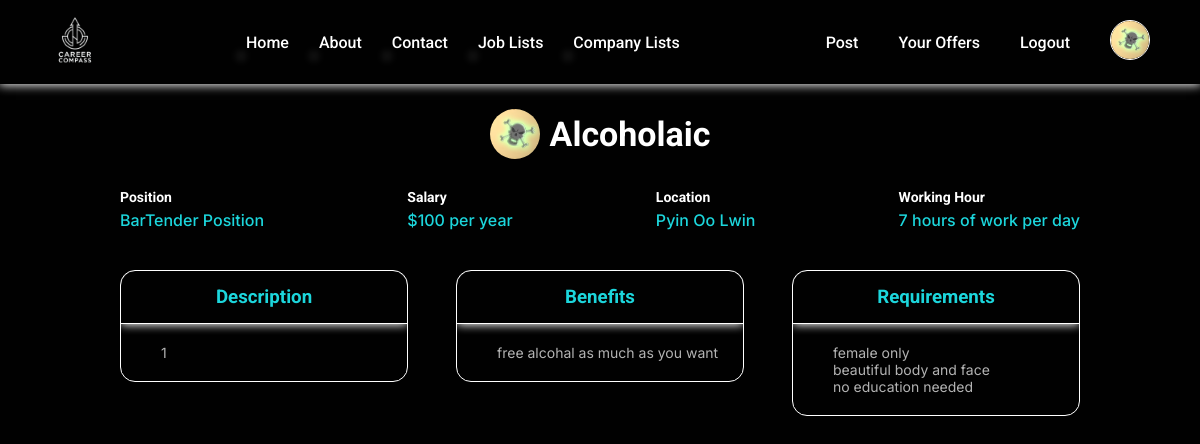
Page /jobDetails/1 (signed in) on the committed database.
### registration/models.py (models this page shows)
class User(AbstractUser):
    pass

class Company(models.Model):
    user = models.OneToOneField(User, on_delete=models.CASCADE, related_name="company")
    image = models.ImageField(upload_to='images/')
    location = models.TextField()
    description = models.TextField()

### jobs/models.py (models this page shows)
class Job(models.Model):
    owner = models.ForeignKey(Company, on_delete=models.CASCADE, related_name="jobs")
    position = models.CharField(max_length=64)
    salary = models.IntegerField()
    location = models.TextField()
    workingTime = models.IntegerField()
    field = models.CharField(max_length=64)
    description = models.TextField()
    requirement = models.TextField()
    benefit = models.TextField()
    type = models.CharField(max_length=4, default="open")
    year = models.IntegerField()
    month = models.IntegerField()
    day = models.IntegerField()
    hour = models.IntegerField()
    minute = models.IntegerField()
    second = models.IntegerField()

### jobs/views.py (the view, shortened to what this page needs)
# urls.py: path("jobDetails/<int:id>", views.jobDetails, name="jobDetails"),
def jobDetails(request, id):
    job = Job.objects.get(pk=id)
    if not job:
        return HttpResponseRedirect(reverse("index"))
    if hasattr(request.user, "company"):
        type = "company"
    else:
        type = "guest"
    return render(request, "job.html", {
        "type" : type,
        "job" : job
    })

### templates/job.html (shortened to what this page needs)
{% extends "layout.html" %}
{% load static %}
{% block css %}
    <link rel="stylesheet" href="{% static 'css/job.css' %}">
{% endblock %}
{% block main %}
    <div class="container">
        <div class="job-details">
            <div class="company">
                <img src="{{job.owner.image.url}}" alt="{{job.owner.user.username}}">
                <h2 class="name">{{job.owner.user.username}}</h2>
            </div>
            <div class="details">
                <div>
                    <h4>Position</h4>
                    <span>{{job.position}} Position</span>
                </div>
                <div>
                    <h4>Salary</h4>
                    <span>${{job.salary}} per year</span>
                </div>
                <div>
                    <h4>Location</h4>
                    <span>{{job.location}}</span>
                </div>
                <div>
                    <h4>Working Hour</h4>
                    <span>{{job.workingTime}} hours of work per day</span>
                </div>
            </div>
        </div>
    </div>
    <div class="job-infos">
        <div class="description info">
            <h3>Description</h3>
            <pre>{{job.description}}</pre>
        </div>
        <div class="benefit info">
            <h3>Benefits</h3>
            <pre>{{job.benefit}}</pre>
        </div>
        <div class="requirement info">
            <h3>Requirements</h3>
            <pre>{{job.requirement}}</pre>
        </div>
    </div>
{% endblock %}

### templates/layout.html (shortened to what this page needs)
{% load static %}
<!DOCTYPE html>
<html lang="en">
<head>
    <link rel="stylesheet" href="{% static 'css/layout.css' %}">
    {% block css %}
    {% endblock %}
</head>
<body>
    <header class="header">
        <nav class="navigation-bar">
            <ul>
                <li>
                    <a href="{% url 'index' %}">
                        <img class="logo" src="{% static 'images/logo.png' %}" alt="CareerCompass">
                    </a>
                </li>
            </ul>
            <ul>
                <li><a href="#">Home</a></li>
                <li><a href="#">About</a></li>
                <li><a href="#">Contact</a></li>
                <li><a href="#">Job Lists</a></li>
                <li><a href="#">Company Lists</a></li>
            </ul>
            <ul>
                {% if type == "employee" %}
                    <li><a href="{% url 'logout' %}">Logout</a></li>
                    <li><a href="#">
                        <img src="{{user.employee.image.url}}" alt="{{user.username}}" class="profile">
                    </a></li>
                {% elif type == "company" %}
                    <li><a href="{% url 'post' %}">Post</a></li>
                    <li><a href="{% url 'offer' %}">Your Offers</a></li>
                    <li><a href="{% url 'logout' %}">Logout</a></li>
                    <li><a href="#">
                        <img src="{{user.company.image.url}}" alt="{{user.username}}" class="profile">
                    </a></li>
                {% else %}
                    <li><a href="{% url 'register_view' %}" class="register">Register</a></li>
                    <li><a href="{% url 'login' %}" class="signin">Sign In</a></li>
                {% endif %}
            </ul>
        </nav>
    </header>
    {% block main %}
    {% endblock %}
</body>
</html>

### static/css/layout.css (style rules this page uses)
* { margin: 0; padding: 0; box-sizing: border-box; }
:root { --backColor : #010101; --textColor : #FFFFFF; --styleColor : #1CD6DC; --headingFont : "Roboto", sans-serif; --textFont : "Inter", sans-serif; --largestSize : 40px; --largeSize : 34px; --mediumSize : 20px; --textSize : 16px; --smallSize : 14px; }
body { min-height: 100vh; background-color: var(--backColor); overflow-x: hidden; }
.profile { width: 40px; height: 40px; border-radius: 50%; object-fit: cover; object-position: center; border: 1px solid var(--textColor); }
.header { background-color: var(--backColor); font-family: var(--headingFont); font-weight: 500; font-size: var(--textSize); box-shadow: 0px 0px 10px 1px var(--textColor); position: sticky; top: 0; z-index: 3; }
.navigation-bar, .navigation-bar ul { display: flex; justify-content: space-between; align-items: center; }
.navigation-bar ul { list-style-type: none; }
.navigation-bar ul li { padding: 0px 5px; }
.header .navigation-bar ul li a { text-decoration: none; color: var(--textColor); }
.logo { width: 80px; margin-left: 30px; }
.navigation-bar ul:nth-child(2) li { margin: 0px 10px; position: relative; }
.navigation-bar ul:nth-child(2) li::after { content: ''; position: absolute; width: 0px; height: 2px; background-color: var(--textColor); left: 0; bottom: -5px; transition: all 0.3s linear; box-shadow: 0px 0px 10px 1px var(--textColor); }
.navigation-bar ul:nth-child(3) { margin-right: 30px; }
.navigation-bar ul:nth-child(3) li { margin: 0px 5px; }
.navigation-bar ul:nth-child(3) li a { padding: 5px 10px; display: block; transition: all 0.3s linear; }

### static/css/job.css (style rules this page uses)
* { margin: 0; padding: 0; box-sizing: border-box; }
:root { --backColor : #010101; --textColor : #FFFFFF; --styleColor : #1CD6DC; --headingFont : "Roboto", sans-serif; --textFont : "Inter", sans-serif; --largestSize : 40px; --largeSize : 34px; --mediumSize : 20px; --textSize : 16px; --smallSize : 14px; }
.container { width: 80%; margin: 10px auto; }
.container .job-details { display: flex; flex-direction: column; }
.container .job-details .details { display: flex; justify-content: space-between; gap: 10px; margin: 10px 0px; }
.company { display: flex; align-items: center; gap: 10px; margin: auto; }
.company img { width: 50px; height: 50px; object-fit: cover; border-radius: 50%; }
.container .job-details .details span { color: var(--styleColor); font-family: var(--textFont); font-size: var(--textSize); font-weight: 500; margin: 5px 0px; }
.name { font-family: var(--headingFont); color: var(--textColor); font-size: var(--largeSize); margin: 20px 0px; }
.job-infos { width: 80%; margin: 30px auto; display: flex; justify-content: space-between; align-items: flex-start; }
.job-infos > div.info { width: 30%; border: 1px solid var(--textColor); border-radius: 15px; max-height: 0px; overflow: hidden; transition: all 2s linear; }
.job-infos > div > h3 { padding: 15px 0px; text-align: center; border-bottom: 1px solid var(--textColor); box-shadow: 0px 1px 10px 0px var(--textColor); border-radius: 15px 15px 0px 0px; font-family: var(--headingFont); color: var(--styleColor); }
.job-infos > div > pre { padding: 20px 40px; font-family: var(--textFont); font-size: var(--smallSize); color: rgba(255, 255, 255, 0.7) }
.details > div > h4 { font-family: var(--headingFont); color: var(--textColor); font-size: var(--smallSize); margin: 5px 0px; }
.details > div > span { font-size: var(--smallSize); }
.benefit { transition-delay: 1s; }
.requirement { transition-delay: 2s; }

### rows in the picture
User: company.image (picture)
Job: owner.image (picture), owner.user.username "Alcoholaic", position "BarTender", salary "100", location "Pyin Oo Lwin", workingTime "7", description "1", benefit "free alcohal as much as you want", requirement "female only beautiful body and face no education needed"
